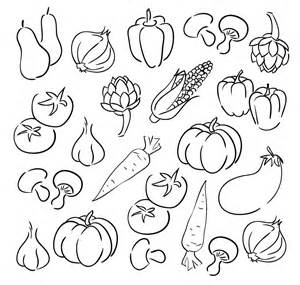
#> input picture images/th.jpeg, 300 x 285 px
$ python main_simple_correlation.py   (Python 2 division)
#> lines starting #> are read from the running program, lines starting #| are printed output that depends on the picture; after the words box and inside, x2 and y2 are one past the last pixel; in counts of white or black regions, pixels touching at a corner belong together
### pyvision/harris.py
# coding=utf-8
from scipy.ndimage import filters
from PIL import Image
import numpy as np
import matplotlib.pyplot as plt
import time


def compute_harris_response(im, sigma=3):
    '''
    计算灰度图中每个像素点的 Harris corner detector 的响应函数
    :param im: image
    :param sigma: 高斯分布中的 sigma 方差值（钟型图的跨度）
    :return: 图像对应的 Harris 响应图（每个像素点的灰度卷积值）
    '''
    # derivatives
    imx = np.core.zeros(im.shape)
    filters.gaussian_filter(im, (sigma, sigma), (0, 1), imx)
    another = filters.gaussian_filter(im, (sigma, sigma), (0, 1))
    imy = np.core.zeros(im.shape)
    # imy = filters.gaussian_filter(im, (sigma, sigma), (1, 0))
    filters.gaussian_filter(im, (sigma, sigma), (1, 0), imy)
    # compute components of the Harris matrix
    Wxx = filters.gaussian_filter(imx*imx, sigma)
    Wxy = filters.gaussian_filter(imx*imy, sigma)
    Wyy = filters.gaussian_filter(imy*imy, sigma)

    # determinant and trace
    Wdet = Wxx*Wyy - Wxy**2
    Wtr = Wxx + Wyy

    return Wdet / (Wtr+1e-38)

def get_harris_points(harrisim, min_dist=10, threshold=0.1):
    '''
    检测图像并返回 Harris corners
    :param harrisim:
    :param min_dist:
    :param threshold:
    :return:
    '''

    # find top corner candidates above a threshold
    corner_threshold = harrisim.max() * threshold
    harrisim_t = (harrisim > corner_threshold) * 1

    # get coordinates of candidates
    coords = np.array(harrisim_t.nonzero()).T

    # ...and their values
    candidate_values = [harrisim[c[0], c[1]] for c in coords]

    # sort candidates
    index = np.argsort(candidate_values)

    # store allowed point locations in array
    allowed_locations = np.zeros(harrisim.shape)
    allowed_locations[min_dist:-min_dist, min_dist:-min_dist] = 1

    # select the best points taking min_distance into account
    filtered_coords = []
    for i in index:
        if allowed_locations[coords[i, 0], coords[i, 1]] == 1:
            filtered_coords.append(coords[i])
            allowed_locations[(coords[i, 0]-min_dist):(coords[i, 0]+min_dist),
            (coords[i, 1]-min_dist):(coords[i, 1]+min_dist)] = 0

    return filtered_coords

# [17 lines left out: function plot_harris_points, not called in this run]

def get_descriptors(image, filtered_coords, wid=5):
    '''
    返回每个 filtered_coords（角点） 点的周围 width×2+1 im_1_filtered_coords范围内的灰度方格子图
    :param image:
    :param filtered_coords:
    :param wid:
    :return:
    '''

    desc = []
    for coords in filtered_coords:
        patch = image[coords[0]-wid:coords[0]+wid+1,
                      coords[1]-wid:coords[1]+wid+1].flatten()
        desc.append(patch)
    return desc

def match(desc1, desc2, threshold=0.5):
    '''
    计算一对图像描述子的单位交叉相干性（nomalized cross-correlation）
    :param desc1:
    :param desc2:
    :param threshold:
    :return:
    '''

    n = len(desc1[0])
    print n
    # pair-wise distances
    d = -np.ones((len(desc1), len(desc2)))
    print len(d), ' rows and ', len(d[0]), 'columns'

    duration_start = time.time()
    for i in range(len(desc1)):

        if i%10 == 0:
            duration_end = time.time()
            print 'processing', i, 'row', 'column of data'
            time_consumed = duration_end - duration_start
            print '剩余时间估计： ',time_consumed * (len(desc1) - i)
            duration_start = time.time()


        for j in range(len(desc2)):
            d1 = (desc1[i] - np.mean(desc1[i])) / np.std(desc1[i])
            d2 = (desc2[j] - np.mean(desc2[j])) / np.std(desc2[j])
            ncc_value = np.sum(d1*d2) / (n-1)
            if ncc_value > threshold:
                d[i, j] = ncc_value

    print 'match finished and d: ', d
    ndx = np.argsort(-d)
    # 返回逐一匹配后最佳分的匹配位置 index
    matchscores = ndx[:, 0]
    return matchscores

def match_twosided(desc1, desc2, threshold=0.5):
    '''
    两边对称的匹配
    :param desc1:
    :param desc2:
    :param threshold:
    :return:
    '''

    matches_12 = match(desc1, desc2, threshold)
    matches_21 = match(desc2, desc1, threshold)

    # 默认是 -1 只有值大于阈值才会被设置为对应 index
    ndx_12 = np.where(matches_12 >= 0)[0]

    # 删除非对称的匹配对
    for n in ndx_12:
        if matches_21[matches_12[n]] != n:
            matches_12[n] = -1

    # 返回匹配对点
    return matches_12


def appendimages(im1, im2):
    """ Return a new image that appends the two images side-by-side. """
    # select the image with the fewest rows and fill in enough empty rows
    rows1 = im1.shape[0]
    rows2 = im2.shape[0]
    if rows1 < rows2:
        im1 = np.concatenate((im1, np.zeros((rows2-rows1, im1.shape[1]))), axis=0)
    elif rows1 > rows2:
        im2 = np.concatenate((im2, np.zeros((rows1-rows2, im2.shape[1]))), axis=0)
    # if none of these cases they are equal, no filling needed.
    return np.concatenate((im1, im2), axis=1)

def plot_matches(im1, im2, locs1, locs2, matchscores, show_below=True):
    """ Show a figure with lines joining the accepted matches
    input: im1,im2 (images as arrays), locs1,locs2 (feature locations),
    matchscores (as output from 'match()'),
    show_below (if images should be shown below matches). """
    im3 = appendimages(im1, im2)
    if show_below:
        im3 = np.vstack((im3, im3))
        plt.imshow(im3)
        cols1 = im1.shape[1]
        for i, m in enumerate(matchscores):
            if m > 0:
                plt.plot([locs1[i][1], locs2[m][1] + cols1], [locs1[i][0], locs2[m][0]], 'c')
                plt.axis('off')

### main_simple_correlation.py
# coding=utf-8
from pyvision import harris
import numpy as np
from PIL import Image

from pyvision import harris
import matplotlib.pyplot as plt

# [6 lines of commented-out code are left out]


im1 = np.array(Image.open('./images/th.jpeg').convert('L'))
im2 = np.array(Image.open('./images/th.jpeg').convert('L'))

wid = 10
harrisim = harris.compute_harris_response(im1,5)
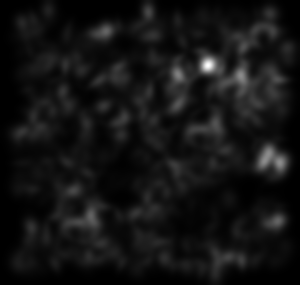
#> harrisim: shape (285, 300) float64; min 2.5e-06, max 9.68, mean 0.756; drawn with min black and max white
filtered_coords1 = harris.get_harris_points(harrisim,wid+1)
#> in get_harris_points, `corner_threshold = harrisim.max() * threshold`: corner_threshold = 0.968
#> in get_harris_points, `harrisim_t = (harrisim > corner_threshold) * 1`:
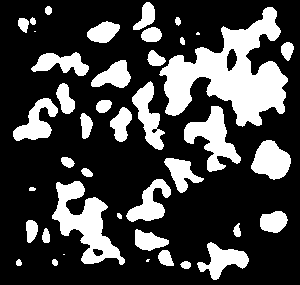
#> harrisim_t: shape (285, 300) int64; values 0 (black) and 1 (white), 26.9% white; 42 white regions (4 under 20 px), largest, box (x1, y1, x2, y2) and area: (159, 7, 288, 127) 7015, (52, 181, 125, 265) 2564, (184, 106, 241, 172) 1612
#> in get_harris_points, `coords = np.array(harrisim_t.nonzero()).T`: coords = 22978 pairs, first value 2 to 279, second value 13 to 293
#> in get_harris_points, `candidate_values = [harrisim[c[0], c[1]] for c in coords]`: candidate_values = 22978 items
#> the loop in get_harris_points, `for i in index:` made 22978 passes
#> i on passes 1 to 3: 19943, 13868, 18654
#> after the loop in get_harris_points, `for i in index:`:
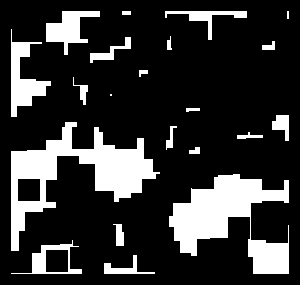
#> allowed_locations: shape (285, 300) float64; values 0 (black) and 1 (white), 20.2% white; 21 white regions (2 under 20 px), largest, box (x1, y1, x2, y2) and area: (11, 122, 160, 251) 6010, (169, 174, 289, 274) 5802, (11, 29, 51, 117) 1396
#> after the loop in get_harris_points, `for i in index:`: filtered_coords = 204 pairs, first value 11 to 270, second value 16 to 288
#> filtered_coords1 has the same summary as filtered_coords in get_harris_points
d1 = harris.get_descriptors(im1,filtered_coords1,wid)
#> the loop in get_descriptors, `for coords in filtered_coords:` made 204 passes
#> coords on passes 1 to 3: [228, 239], [136, 202], [214, 285]
#> after the loop in get_descriptors, `for coords in filtered_coords:`: desc = 204 items
#> d1 = 204 items
harrisim = harris.compute_harris_response(im2,5)
filtered_coords2 = harris.get_harris_points(harrisim,wid+1)
#> the loop in get_harris_points (call 2), `for i in index:` made 22978 passes
#> filtered_coords2 has the same summary as filtered_coords in get_harris_points
d2 = harris.get_descriptors(im2,filtered_coords2,wid)
#> the loop in get_descriptors (call 2), `for coords in filtered_coords:` made 204 passes
#> d2 = 204 items

print 'starting matching'
matches = harris.match_twosided(d1,d2)
#> in match, `n = len(desc1[0])`: n = 441
#| 441
#> in match, `d = -np.ones((len(desc1), len(desc2)))`: d: shape (204, 204) float64; every value is -1
#| 204  rows and  204 columns
#> the loop in match, `for i in range(len(desc1)): ` made 204 passes
#> time_consumed on passes 1, 11, 21, 31, 41, 51, 61, 71, 81, 91, 101, 111: 6.84e-05, 0.165, 0.158, 0.166, 0.164, 0.161, 0.153, 0.156, 0.154, 0.157, 0.154, 0.153
#> (printed output is left out)
#> after the loop in match, `for i in range(len(desc1)):`:
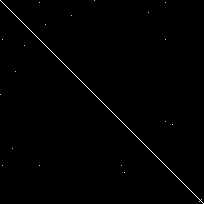
#> d: shape (204, 204) float64; min -1, max 1, mean -0.989; drawn with min black and max white
#> (printed output is left out)
#> in match, `ndx = np.argsort(-d)`:
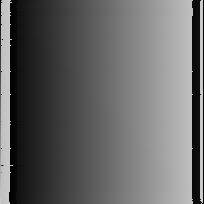
#> ndx: shape (204, 204) int64; min 0, max 203, mean 101.5
#> in match, `matchscores = ndx[:, 0]`: matchscores = 204 values from 0 to 203
#| 441
#| 204  rows and  204 columns
#> the loop in match (call 2), `for i in range(len(desc1)): ` made 204 passes
#> (printed output is left out)
#> (printed output is left out)
#> matches = 204 values from 0 to 203
plt.figure()
plt.gray()
harris.plot_matches(im1,im2,filtered_coords1,filtered_coords2,matches)
#> in plot_matches, `im3 = np.vstack((im3, im3))`:
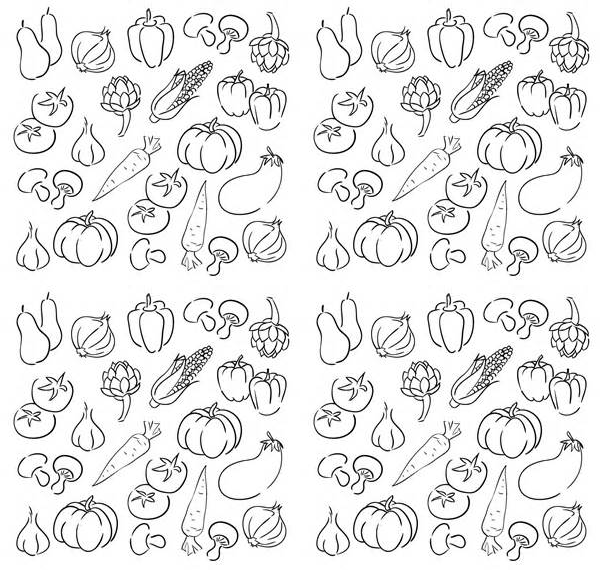
#> im3: shape (570, 600); min 0, max 255, mean 232.2
plt.show()
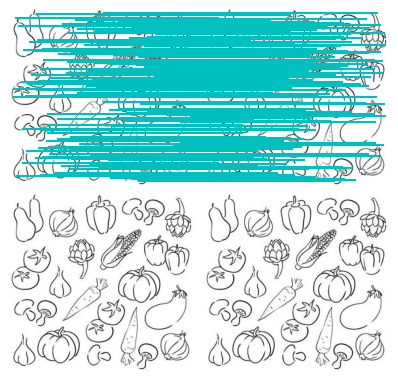
#> figure drawn by matplotlib, 1 panel


# [11 lines of commented-out code are left out]
